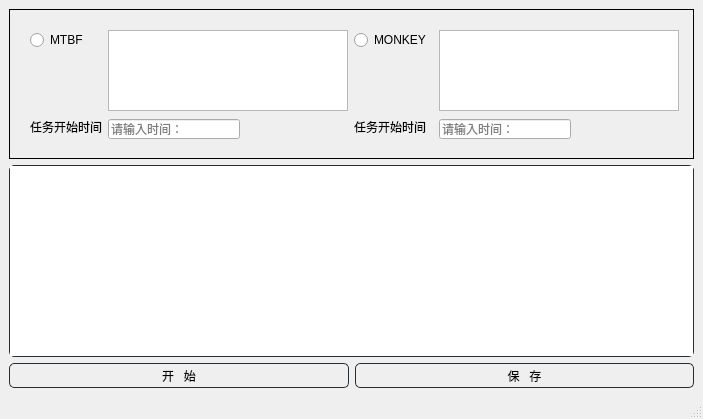
<?xml version="1.0" encoding="UTF-8"?>
<ui version="4.0">
 <class>MainWindow</class>
 <widget class="QMainWindow" name="MainWindow">
  <property name="geometry">
   <rect>
    <x>0</x>
    <y>0</y>
    <width>703</width>
    <height>419</height>
   </rect>
  </property>
  <property name="windowTitle">
   <string>MainWindow</string>
  </property>
  <widget class="QWidget" name="centralwidget">
   <layout class="QFormLayout" name="formLayout">
    <item row="2" column="0" colspan="2">
     <widget class="QTextEdit" name="textEdit_3">
      <property name="styleSheet">
       <string notr="true">QTextEdit {
    border: 1px solid #282c34;  /* 蓝色边框 */
    border-radius: 5px;         /* 圆角 */
}</string>
      </property>
      <property name="readOnly">
       <bool>true</bool>
      </property>
     </widget>
    </item>
    <item row="3" column="0" colspan="2">
     <layout class="QHBoxLayout" name="horizontalLayout_3">
      <item>
       <widget class="QPushButton" name="pushButton">
        <property name="sizePolicy">
         <sizepolicy hsizetype="Expanding" vsizetype="Expanding">
          <horstretch>0</horstretch>
          <verstretch>0</verstretch>
         </sizepolicy>
        </property>
        <property name="maximumSize">
         <size>
          <width>16777215</width>
          <height>35</height>
         </size>
        </property>
        <property name="styleSheet">
         <string notr="true">QPushButton {
    /*background-color: #282c34;  /* 背景色 */
    color: black;               /* 字体颜色 */
    border: 1px solid #282c34;  /* 边框 */
    border-radius: 5px;         /* 圆角 */
}

QPushButton:hover { 
    /*background-color: #3b414d;  /* 鼠标悬停时的背景色 */
	font-weight: bold;
}

QPushButton:pressed {
    background-color: #e5e5e5;  /* 按下时的背景色 */
}</string>
        </property>
        <property name="text">
         <string>开   始</string>
        </property>
        <property name="iconSize">
         <size>
          <width>21</width>
          <height>21</height>
         </size>
        </property>
        <property name="checkable">
         <bool>false</bool>
        </property>
        <property name="autoRepeatDelay">
         <number>300</number>
        </property>
       </widget>
      </item>
      <item>
       <widget class="QPushButton" name="pushButton_2">
        <property name="sizePolicy">
         <sizepolicy hsizetype="Expanding" vsizetype="Expanding">
          <horstretch>0</horstretch>
          <verstretch>0</verstretch>
         </sizepolicy>
        </property>
        <property name="maximumSize">
         <size>
          <width>16777215</width>
          <height>35</height>
         </size>
        </property>
        <property name="styleSheet">
         <string notr="true">QPushButton {
    /*background-color: #282c34;  /* 背景色 */
    color: black;               /* 字体颜色 */
    border: 1px solid #282c34;  /* 边框 */
    border-radius: 5px;         /* 圆角 */
}

QPushButton:hover { 
    /*background-color: #3b414d;  /* 鼠标悬停时的背景色 */
	font-weight: bold;
}

QPushButton:pressed {
    background-color: #e5e5e5;  /* 按下时的背景色 */
}</string>
        </property>
        <property name="text">
         <string>保   存</string>
        </property>
        <property name="icon">
         <iconset theme="QIcon::ThemeIcon::WeatherShowers"/>
        </property>
       </widget>
      </item>
     </layout>
    </item>
    <item row="1" column="0" colspan="2">
     <widget class="QFrame" name="frame">
      <property name="minimumSize">
       <size>
        <width>500</width>
        <height>150</height>
       </size>
      </property>
      <property name="frameShape">
       <enum>QFrame::Shape::Box</enum>
      </property>
      <property name="frameShadow">
       <enum>QFrame::Shadow::Plain</enum>
      </property>
      <widget class="QLineEdit" name="lineEdit_2">
       <property name="geometry">
        <rect>
         <x>430</x>
         <y>110</y>
         <width>132</width>
         <height>20</height>
        </rect>
       </property>
       <property name="sizePolicy">
        <sizepolicy hsizetype="Expanding" vsizetype="Expanding">
         <horstretch>0</horstretch>
         <verstretch>0</verstretch>
        </sizepolicy>
       </property>
       <property name="text">
        <string/>
       </property>
       <property name="placeholderText">
        <string>请输入时间：</string>
       </property>
      </widget>
      <widget class="QTextEdit" name="textEdit_2">
       <property name="geometry">
        <rect>
         <x>430</x>
         <y>21</y>
         <width>240</width>
         <height>81</height>
        </rect>
       </property>
      </widget>
      <widget class="QRadioButton" name="radioButton_2">
       <property name="geometry">
        <rect>
         <x>345</x>
         <y>21</y>
         <width>79</width>
         <height>20</height>
        </rect>
       </property>
       <property name="sizePolicy">
        <sizepolicy hsizetype="Expanding" vsizetype="Expanding">
         <horstretch>0</horstretch>
         <verstretch>0</verstretch>
        </sizepolicy>
       </property>
       <property name="text">
        <string>MONKEY</string>
       </property>
      </widget>
      <widget class="QTextEdit" name="textEdit">
       <property name="geometry">
        <rect>
         <x>99</x>
         <y>21</y>
         <width>240</width>
         <height>81</height>
        </rect>
       </property>
       <property name="styleSheet">
        <string notr="true"/>
       </property>
      </widget>
      <widget class="QRadioButton" name="radioButton">
       <property name="geometry">
        <rect>
         <x>21</x>
         <y>21</y>
         <width>59</width>
         <height>20</height>
        </rect>
       </property>
       <property name="sizePolicy">
        <sizepolicy hsizetype="Expanding" vsizetype="Expanding">
         <horstretch>0</horstretch>
         <verstretch>0</verstretch>
        </sizepolicy>
       </property>
       <property name="text">
        <string>MTBF</string>
       </property>
      </widget>
      <widget class="QLabel" name="label_6">
       <property name="geometry">
        <rect>
         <x>345</x>
         <y>110</y>
         <width>72</width>
         <height>16</height>
        </rect>
       </property>
       <property name="sizePolicy">
        <sizepolicy hsizetype="Expanding" vsizetype="Expanding">
         <horstretch>0</horstretch>
         <verstretch>0</verstretch>
        </sizepolicy>
       </property>
       <property name="text">
        <string>任务开始时间</string>
       </property>
      </widget>
      <widget class="QLineEdit" name="lineEdit">
       <property name="geometry">
        <rect>
         <x>99</x>
         <y>110</y>
         <width>132</width>
         <height>20</height>
        </rect>
       </property>
       <property name="sizePolicy">
        <sizepolicy hsizetype="Expanding" vsizetype="Expanding">
         <horstretch>0</horstretch>
         <verstretch>0</verstretch>
        </sizepolicy>
       </property>
       <property name="text">
        <string/>
       </property>
       <property name="placeholderText">
        <string>请输入时间：</string>
       </property>
      </widget>
      <widget class="QLabel" name="label_5">
       <property name="geometry">
        <rect>
         <x>21</x>
         <y>110</y>
         <width>72</width>
         <height>16</height>
        </rect>
       </property>
       <property name="sizePolicy">
        <sizepolicy hsizetype="Expanding" vsizetype="Expanding">
         <horstretch>0</horstretch>
         <verstretch>0</verstretch>
        </sizepolicy>
       </property>
       <property name="text">
        <string>任务开始时间</string>
       </property>
      </widget>
     </widget>
    </item>
   </layout>
  </widget>
  <widget class="QMenuBar" name="menubar">
   <property name="geometry">
    <rect>
     <x>0</x>
     <y>0</y>
     <width>703</width>
     <height>33</height>
    </rect>
   </property>
  </widget>
  <widget class="QStatusBar" name="statusbar"/>
 </widget>
 <resources/>
 <connections/>
</ui>
